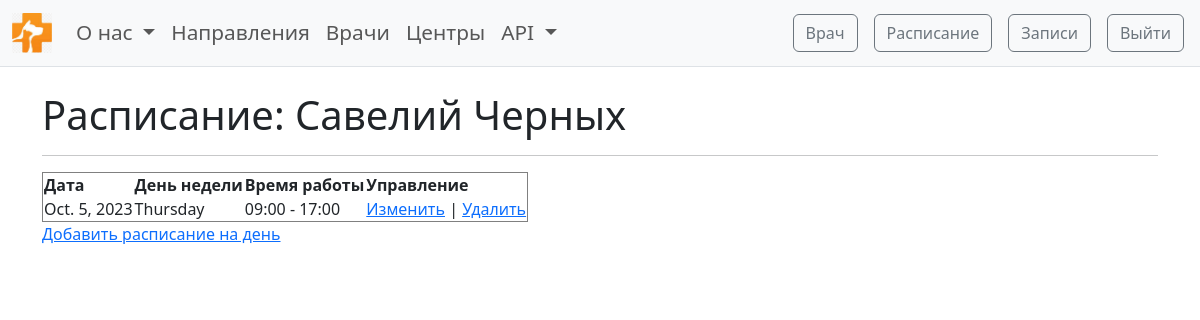
Page /doctors/schedule/ (signed in) on the committed database.
### doctors/models.py (models this page shows, shortened)
class DoctorProfile(models.Model):
    user = models.OneToOneField(User, on_delete=models.CASCADE)
    specializations = models.ManyToManyField(Specialization)
    experience = models.DateField(null=True, blank=True)
    category = models.ForeignKey(Category, on_delete=models.SET_NULL, null=True, blank=True)
    academic_degree = models.ForeignKey(AcademicDegree, on_delete=models.SET_NULL, null=True, blank=True)
    types = models.ManyToManyField(Type)
    photo = models.ImageField(upload_to='images/doctors/profile_photos', null=True, blank=True)

class DoctorSchedule(models.Model):
    doctor = models.ForeignKey(DoctorProfile, on_delete=models.CASCADE)
    date = models.DateField(default=date.today() + timedelta(days=1))
    start_time = models.TimeField(default='09:00')
    end_time = models.TimeField(default='17:00')
    class Meta:
        unique_together = ('doctor', 'date')

### doctors/views.py (the view)
# urls.py: path('schedule/', doctor_schedule, name='doctor_schedule'),
@permission_required('doctors.view_doctorschedule')
def doctor_schedule(request):
    doctor = request.user.doctorprofile
    schedule = DoctorSchedule.objects.filter(doctor=doctor,
                                             date__gte=date.today()
                                             ).order_by('date')
    return render(request, 'doctors/schedule.html', {'doctor_schedule': schedule,
                                                     'doctor': doctor})

### doctors/templates/doctors/schedule.html (shortened to what this page needs)
{% extends 'base.html' %}
{% block content %}
    <h1>Расписание: {{ doctor.user.get_full_name }}</h1>
    <hr>
    <table border="1">
        {% if doctor_schedule %}
        <thead>
            <tr>
                <th>Дата</th>
                <th>День недели</th>
                <th>Время работы</th>
                <th>Управление</th>
            </tr>
        </thead>
        <tbody>
            {% for schedule in doctor_schedule %}
            <tr>
                <td>{{ schedule.date }}</td>
                <td>{{ schedule.date|date:"l" }}</td>
                <td>{{ schedule.start_time|date:"H:i" }} - {{ schedule.end_time|date:"H:i" }}</td>
                <td>
                    <a href="{% url 'update_schedule' schedule.id %}">Изменить</a> |
                    <a href="{% url 'delete_schedule' schedule.id %}">Удалить</a>
                </td>
            </tr>
            {% endfor %}
        </tbody>
        {% else %}
            <h3>Пусто</h3>
        {% endif %}
    </table>
    <a href="{% url 'create_schedule' %}">Добавить расписание на день</a>
{% endblock %}

### rows in the picture
DoctorProfile: user.get_full_name "Савелий Черных"
DoctorSchedule: date "Oct. 5, 2023", date "Thursday", start_time "09:00", end_time "17:00"
